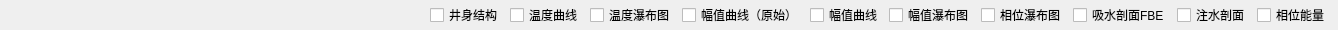
<?xml version="1.0" encoding="UTF-8"?>
<ui version="4.0">
 <class>ChartSelectWidget</class>
 <widget class="QWidget" name="ChartSelectWidget">
  <property name="geometry">
   <rect>
    <x>0</x>
    <y>0</y>
    <width>1338</width>
    <height>30</height>
   </rect>
  </property>
  <property name="minimumSize">
   <size>
    <width>1280</width>
    <height>30</height>
   </size>
  </property>
  <property name="maximumSize">
   <size>
    <width>4000</width>
    <height>30</height>
   </size>
  </property>
  <property name="windowTitle">
   <string>Form</string>
  </property>
  <property name="styleSheet">
   <string notr="true"/>
  </property>
  <layout class="QHBoxLayout" name="horizontalLayout">
   <property name="spacing">
    <number>0</number>
   </property>
   <property name="leftMargin">
    <number>1</number>
   </property>
   <property name="topMargin">
    <number>1</number>
   </property>
   <property name="rightMargin">
    <number>1</number>
   </property>
   <property name="bottomMargin">
    <number>1</number>
   </property>
   <item>
    <spacer name="horizontalSpacer">
     <property name="orientation">
      <enum>Qt::Horizontal</enum>
     </property>
     <property name="sizeHint" stdset="0">
      <size>
       <width>462</width>
       <height>20</height>
      </size>
     </property>
    </spacer>
   </item>
   <item>
    <widget class="QCheckBox" name="checkBox_struct">
     <property name="text">
      <string>井身结构</string>
     </property>
    </widget>
   </item>
   <item>
    <spacer name="horizontalSpacer_8">
     <property name="orientation">
      <enum>Qt::Horizontal</enum>
     </property>
     <property name="sizeHint" stdset="0">
      <size>
       <width>40</width>
       <height>20</height>
      </size>
     </property>
    </spacer>
   </item>
   <item>
    <widget class="QCheckBox" name="checkBox_TemperatureCurve">
     <property name="text">
      <string>温度曲线</string>
     </property>
    </widget>
   </item>
   <item>
    <spacer name="horizontalSpacer_5">
     <property name="orientation">
      <enum>Qt::Horizontal</enum>
     </property>
     <property name="sizeHint" stdset="0">
      <size>
       <width>40</width>
       <height>20</height>
      </size>
     </property>
    </spacer>
   </item>
   <item>
    <widget class="QCheckBox" name="checkBox_TemperatureWaterfallPlot">
     <property name="text">
      <string>温度瀑布图</string>
     </property>
    </widget>
   </item>
   <item>
    <spacer name="horizontalSpacer_9">
     <property name="orientation">
      <enum>Qt::Horizontal</enum>
     </property>
     <property name="sizeHint" stdset="0">
      <size>
       <width>40</width>
       <height>20</height>
      </size>
     </property>
    </spacer>
   </item>
   <item>
    <widget class="QCheckBox" name="checkBox_AmplitudeCurveRaw">
     <property name="text">
      <string>幅值曲线（原始）</string>
     </property>
    </widget>
   </item>
   <item>
    <spacer name="horizontalSpacer_4">
     <property name="orientation">
      <enum>Qt::Horizontal</enum>
     </property>
     <property name="sizeHint" stdset="0">
      <size>
       <width>40</width>
       <height>20</height>
      </size>
     </property>
    </spacer>
   </item>
   <item>
    <widget class="QCheckBox" name="checkBox_AmplitudeCurve">
     <property name="text">
      <string>幅值曲线</string>
     </property>
    </widget>
   </item>
   <item>
    <spacer name="horizontalSpacer_6">
     <property name="orientation">
      <enum>Qt::Horizontal</enum>
     </property>
     <property name="sizeHint" stdset="0">
      <size>
       <width>40</width>
       <height>20</height>
      </size>
     </property>
    </spacer>
   </item>
   <item>
    <widget class="QCheckBox" name="checkBox_AmplitudeWaterfallPlot">
     <property name="text">
      <string>幅值瀑布图</string>
     </property>
    </widget>
   </item>
   <item>
    <spacer name="horizontalSpacer_2">
     <property name="orientation">
      <enum>Qt::Horizontal</enum>
     </property>
     <property name="sizeHint" stdset="0">
      <size>
       <width>40</width>
       <height>20</height>
      </size>
     </property>
    </spacer>
   </item>
   <item>
    <widget class="QCheckBox" name="checkBox_PhaseWaterfallPlot">
     <property name="text">
      <string>相位瀑布图</string>
     </property>
    </widget>
   </item>
   <item>
    <spacer name="horizontalSpacer_7">
     <property name="orientation">
      <enum>Qt::Horizontal</enum>
     </property>
     <property name="sizeHint" stdset="0">
      <size>
       <width>40</width>
       <height>20</height>
      </size>
     </property>
    </spacer>
   </item>
   <item>
    <widget class="QCheckBox" name="checkBox_IntakeProfileFBE">
     <property name="text">
      <string>吸水剖面FBE</string>
     </property>
    </widget>
   </item>
   <item>
    <spacer name="horizontalSpacer_10">
     <property name="orientation">
      <enum>Qt::Horizontal</enum>
     </property>
     <property name="sizeHint" stdset="0">
      <size>
       <width>40</width>
       <height>20</height>
      </size>
     </property>
    </spacer>
   </item>
   <item>
    <widget class="QCheckBox" name="checkBox_InjectionProfile">
     <property name="text">
      <string>注水剖面</string>
     </property>
    </widget>
   </item>
   <item>
    <spacer name="horizontalSpacer_3">
     <property name="orientation">
      <enum>Qt::Horizontal</enum>
     </property>
     <property name="sizeHint" stdset="0">
      <size>
       <width>40</width>
       <height>20</height>
      </size>
     </property>
    </spacer>
   </item>
   <item>
    <widget class="QCheckBox" name="checkBox_PhaseEnergy">
     <property name="text">
      <string>相位能量</string>
     </property>
    </widget>
   </item>
   <item>
    <spacer name="horizontalSpacer_11">
     <property name="orientation">
      <enum>Qt::Horizontal</enum>
     </property>
     <property name="sizeHint" stdset="0">
      <size>
       <width>40</width>
       <height>20</height>
      </size>
     </property>
    </spacer>
   </item>
  </layout>
 </widget>
 <resources/>
 <connections/>
</ui>
